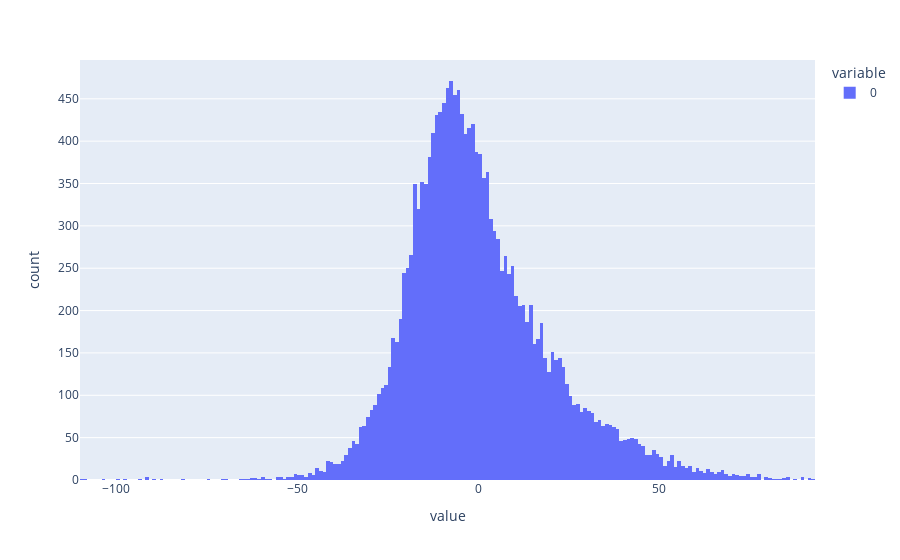

Notebook cell for this chart:
### Code cell
px.histogram(model.resid)

### Figure 1 — Plotly figure (JSON) as saved in the notebook; plotly's stock layout.template omitted (floating-point values rounded to 4 significant figures; data arrays with more than 128 entries replaced by an {"elided": "..."} marker saying what was removed)
{"data": [{"alignmentgroup": "True", "bingroup": "x", "hovertemplate": "variable=0<br>value=%{x}<br>count=%{y}<extra></extra>", "legendgroup": "0", "marker": {"color": "#636efa", "pattern": {"shape": ""}}, "name": "0", "offsetgroup": "0", "orientation": "v", "showlegend": true, "type": "histogram", "x": {"elided": "17202 float values"}, "xaxis": "x", "yaxis": "y"}], "layout": {"autosize": true, "barmode": "relative", "legend": {"title": {"text": "variable"}, "tracegroupgap": 0}, "margin": {"t": 60}, "xaxis": {"anchor": "y", "autorange": true, "domain": [0, 1], "range": [-110, 93], "title": {"text": "value"}, "type": "linear"}, "yaxis": {"anchor": "x", "autorange": true, "domain": [0, 1], "range": [0, 495.8], "title": {"text": "count"}}}}
